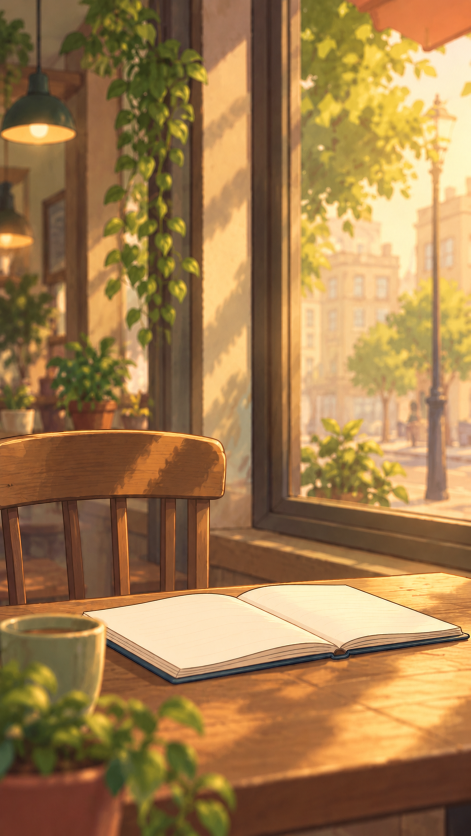
#> input picture outputs/character-motion-source/assets/cafe-plate.png, 941 x 1672 px (shown at 1/2 size)
$ python assemble.py
#> lines starting #> are read from the running program, lines starting #| are printed output that depends on the picture
### outputs/character-motion-source/render.py
"""Illustrated character acting test; Pillow mesh animation and FFmpeg, no video API.

Artwork layers are created with the built-in image-generation tool from the
user-approved character. This renderer animates their registered foreground.
"""
import argparse
import json
import math
from pathlib import Path
import subprocess
from PIL import Image, ImageDraw, ImageChops

HERE=Path(__file__).resolve().parent
W,H=941,1672
FPS=24
NAVY='#15182F'


def ease(x):
    x=max(0,min(1,x));return x*x*(3-2*x)


def pulse(t,start,length):
    q=(t-start)/length
    return math.sin(math.pi*q)**2 if 0<q<1 else 0


# [11 lines left out: function pen_position, not called in this run]


def head_angle(t):
    return math.radians(2.4*pulse(t,.4,3.0)-3.0*ease((t-8.1)/1.4))


# [26 lines left out: functions inverse_point, rigid, elbow_for, not called in this run]


class Actor:
    def __init__(self,body='body-base.png'):
#> called with body = 'body-base.png'
        self.plate=Image.open(HERE/'assets/cafe-plate.png').convert('RGB')
#> self.plate is the input picture: PIL image 941x1672 RGB; mean R, G, B 160.4, 123.9, 77.1
        cutout=Image.open(HERE/'assets'/body).convert('RGBA')
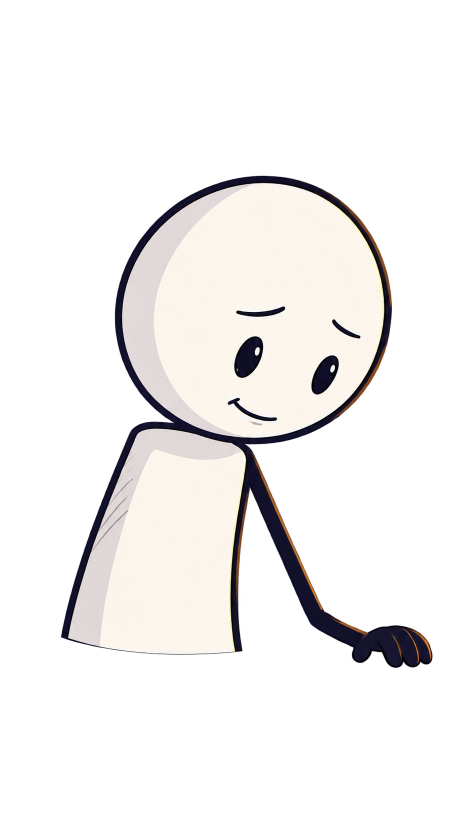
#> input picture outputs/character-motion-source/assets/body-base.png, 941 x 1672 px (shown at 1/2 size)
#> cutout is the input picture: PIL image 941x1672 RGBA; mean R, G, B, A 52.2, 50.4, 49.6, 63.3
        # Register the extracted layer to the approved notebook contacts.
        self.layer=cutout.transform((W,H),Image.Transform.AFFINE,
                    (1/.86,0,-16/.86,0,1/.86,-52/.86),Image.Resampling.BICUBIC)
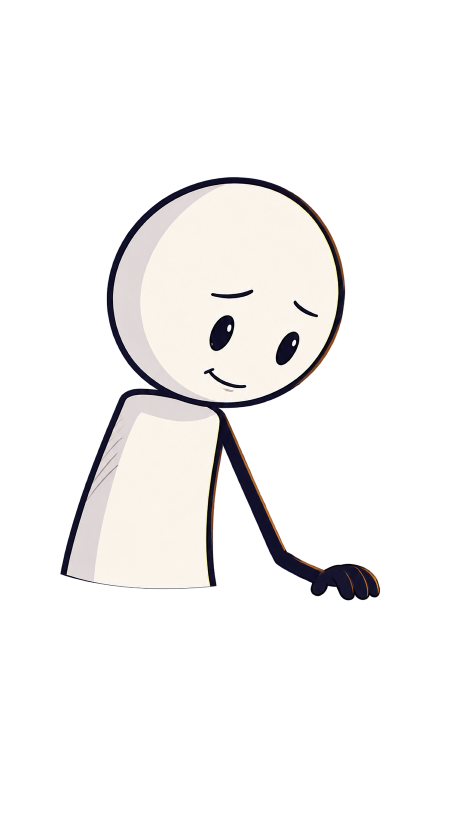
#> self.layer: PIL image 941x1672 RGBA (shown at 1/2 size); mean R, G, B, A 38.2, 36.9, 36.3, 46.8; transparent parts drawn white
        # Ignore near-transparent generation residue outside the actor silhouette.
        alpha=self.layer.getchannel('A').point(lambda a:0 if a<12 else a)
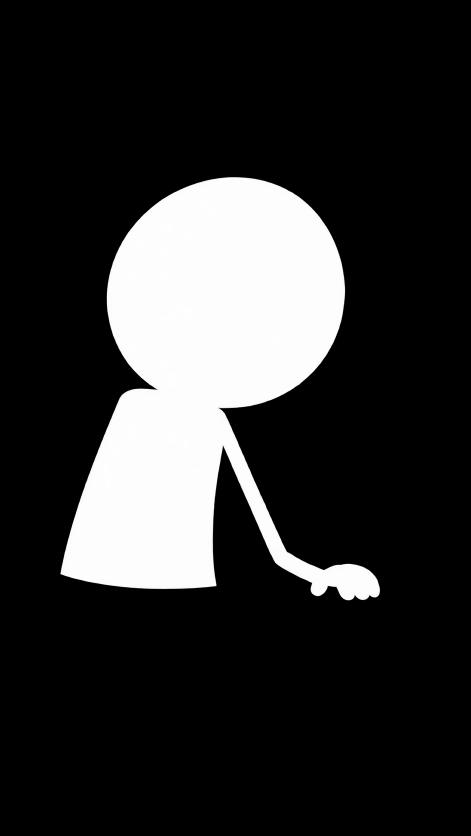
#> alpha: PIL image 941x1672 L (shown at 1/2 size); min 0, max 255, mean 46.8
        self.layer.putalpha(alpha)
        original=Image.open(HERE/'assets/character.png').convert('RGBA').transform((W,H),
            Image.Transform.AFFINE,(1/.86,0,-16/.86,0,1/.86,-52/.86),Image.Resampling.BICUBIC)
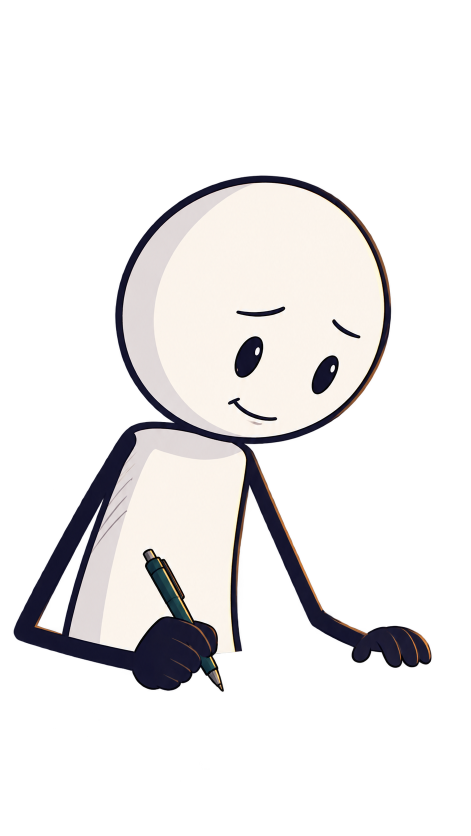
#> input picture outputs/character-motion-source/assets/character.png, 941 x 1672 px (shown at 1/2 size)
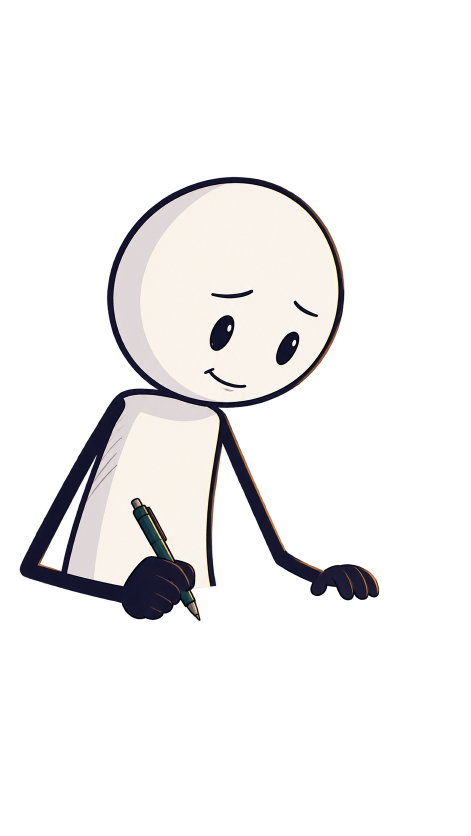
#> original: PIL image 941x1672 RGBA (shown at 1/2 size); mean R, G, B, A 36.9, 35.7, 35.6, 50.5; transparent parts drawn white
        # Sprite rig: isolate the two dark arm strokes and the intact hand/pen.
        # Each part moves rigidly; the torso is never stretched by a hand gesture.
#> (the run stopped early here; a loop or call above may not have finished)
